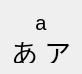
<?xml version="1.0" encoding="UTF-8"?>
<ui version="4.0">
 <class>aiueoSubWin</class>
 <widget class="QWidget" name="aiueoSubWin">
  <property name="geometry">
   <rect>
    <x>0</x>
    <y>0</y>
    <width>82</width>
    <height>74</height>
   </rect>
  </property>
  <property name="sizePolicy">
   <sizepolicy hsizetype="Minimum" vsizetype="Minimum">
    <horstretch>0</horstretch>
    <verstretch>0</verstretch>
   </sizepolicy>
  </property>
  <property name="minimumSize">
   <size>
    <width>82</width>
    <height>74</height>
   </size>
  </property>
  <property name="maximumSize">
   <size>
    <width>82</width>
    <height>74</height>
   </size>
  </property>
  <property name="windowTitle">
   <string>Form</string>
  </property>
  <layout class="QVBoxLayout" name="verticalLayout" stretch="1,2">
   <item>
    <widget class="QLabel" name="romanYin">
     <property name="font">
      <font>
       <pointsize>15</pointsize>
      </font>
     </property>
     <property name="text">
      <string>a</string>
     </property>
     <property name="alignment">
      <set>Qt::AlignCenter</set>
     </property>
    </widget>
   </item>
   <item>
    <layout class="QHBoxLayout" name="horizontalLayout">
     <item>
      <widget class="QLabel" name="pingjiaName">
       <property name="font">
        <font> 
         <family>等线</family>
         <pointsize>20</pointsize>
        </font>
       </property>
       <property name="text">
        <string>あ</string>
       </property>
       <property name="alignment">
        <set>Qt::AlignCenter</set>
       </property>
      </widget>
     </item>
     <item>
      <widget class="QLabel" name="pianjiaName">
       <property name="font">
        <font>
         <family>等线</family>
         <pointsize>20</pointsize>
        </font>
       </property>
       <property name="text">
        <string>ア</string>
       </property>
       <property name="alignment">
        <set>Qt::AlignCenter</set>
       </property>
      </widget>
     </item>
    </layout>
   </item>
  </layout>
 </widget>
 <resources/>
 <connections/>
</ui>
